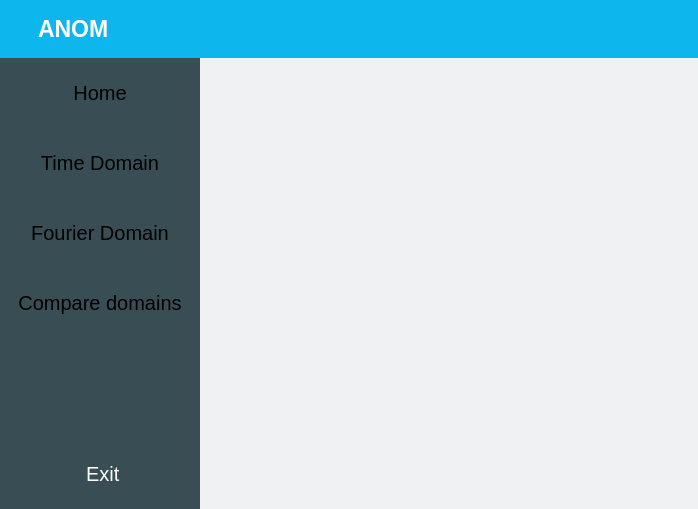
<?xml version="1.0" encoding="UTF-8"?>
<ui version="4.0">
 <class>MainWindow</class>
 <widget class="QMainWindow" name="MainWindow">
  <property name="geometry">
   <rect>
    <x>0</x>
    <y>0</y>
    <width>698</width>
    <height>509</height>
   </rect>
  </property>
  <property name="windowTitle">
   <string>MainWindow</string>
  </property>
  <property name="styleSheet">
   <string notr="true">*{
border:none;
padding:2px;
}</string>
  </property>
  <widget class="QWidget" name="centralwidget">
   <property name="styleSheet">
    <string notr="true"/>
   </property>
   <layout class="QVBoxLayout" name="verticalLayout">
    <property name="spacing">
     <number>0</number>
    </property>
    <property name="leftMargin">
     <number>0</number>
    </property>
    <property name="topMargin">
     <number>0</number>
    </property>
    <property name="rightMargin">
     <number>0</number>
    </property>
    <property name="bottomMargin">
     <number>0</number>
    </property>
    <item>
     <widget class="QFrame" name="ToolBar">
      <property name="sizePolicy">
       <sizepolicy hsizetype="Expanding" vsizetype="Fixed">
        <horstretch>0</horstretch>
        <verstretch>0</verstretch>
       </sizepolicy>
      </property>
      <property name="autoFillBackground">
       <bool>false</bool>
      </property>
      <property name="styleSheet">
       <string notr="true">background-color: #0db7ed;</string>
      </property>
      <property name="frameShape">
       <enum>QFrame::StyledPanel</enum>
      </property>
      <property name="frameShadow">
       <enum>QFrame::Raised</enum>
      </property>
      <layout class="QHBoxLayout" name="horizontalLayout">
       <property name="spacing">
        <number>3</number>
       </property>
       <property name="leftMargin">
        <number>0</number>
       </property>
       <property name="topMargin">
        <number>0</number>
       </property>
       <property name="rightMargin">
        <number>0</number>
       </property>
       <property name="bottomMargin">
        <number>0</number>
       </property>
       <item>
        <widget class="QFrame" name="Logo">
         <property name="sizePolicy">
          <sizepolicy hsizetype="Fixed" vsizetype="Preferred">
           <horstretch>0</horstretch>
           <verstretch>0</verstretch>
          </sizepolicy>
         </property>
         <property name="maximumSize">
          <size>
           <width>300</width>
           <height>70</height>
          </size>
         </property>
         <property name="frameShape">
          <enum>QFrame::StyledPanel</enum>
         </property>
         <property name="frameShadow">
          <enum>QFrame::Raised</enum>
         </property>
         <layout class="QVBoxLayout" name="verticalLayout_2">
          <property name="leftMargin">
           <number>9</number>
          </property>
          <property name="topMargin">
           <number>6</number>
          </property>
          <property name="rightMargin">
           <number>0</number>
          </property>
          <item>
           <widget class="QLabel" name="logo_img">
            <property name="maximumSize">
             <size>
              <width>300</width>
              <height>70</height>
             </size>
            </property>
            <property name="font">
             <font>
              <pointsize>20</pointsize>
              <bold>true</bold>
             </font>
            </property>
            <property name="styleSheet">
             <string notr="true">color:white;</string>
            </property>
            <property name="text">
             <string/>
            </property>
            <property name="pixmap">
             <pixmap resource="assets/icons.qrc">:/icons/stats-free-icon-font (1).png</pixmap>
            </property>
           </widget>
          </item>
         </layout>
        </widget>
       </item>
       <item>
        <widget class="QLabel" name="logo_name">
         <property name="sizePolicy">
          <sizepolicy hsizetype="Preferred" vsizetype="Fixed">
           <horstretch>0</horstretch>
           <verstretch>0</verstretch>
          </sizepolicy>
         </property>
         <property name="font">
          <font>
           <pointsize>17</pointsize>
           <bold>true</bold>
          </font>
         </property>
         <property name="styleSheet">
          <string notr="true">color:white;
padding:0 px;</string>
         </property>
         <property name="text">
          <string>ANOM</string>
         </property>
        </widget>
       </item>
       <item>
        <spacer name="horizontalSpacer">
         <property name="orientation">
          <enum>Qt::Horizontal</enum>
         </property>
         <property name="sizeType">
          <enum>QSizePolicy::Fixed</enum>
         </property>
         <property name="sizeHint" stdset="0">
          <size>
           <width>75</width>
           <height>10</height>
          </size>
         </property>
        </spacer>
       </item>
       <item>
        <widget class="QFrame" name="Icons">
         <property name="sizePolicy">
          <sizepolicy hsizetype="Expanding" vsizetype="Fixed">
           <horstretch>0</horstretch>
           <verstretch>0</verstretch>
          </sizepolicy>
         </property>
         <property name="frameShape">
          <enum>QFrame::StyledPanel</enum>
         </property>
         <property name="frameShadow">
          <enum>QFrame::Raised</enum>
         </property>
         <layout class="QHBoxLayout" name="horizontalLayout_2">
          <property name="leftMargin">
           <number>0</number>
          </property>
          <property name="topMargin">
           <number>0</number>
          </property>
          <property name="rightMargin">
           <number>0</number>
          </property>
          <property name="bottomMargin">
           <number>0</number>
          </property>
          <item>
           <widget class="QFrame" name="sidebar_icon">
            <property name="maximumSize">
             <size>
              <width>500</width>
              <height>50</height>
             </size>
            </property>
            <property name="styleSheet">
             <string notr="true"/>
            </property>
            <property name="frameShape">
             <enum>QFrame::StyledPanel</enum>
            </property>
            <property name="frameShadow">
             <enum>QFrame::Raised</enum>
            </property>
            <layout class="QHBoxLayout" name="horizontalLayout_4">
             <property name="spacing">
              <number>0</number>
             </property>
             <property name="leftMargin">
              <number>0</number>
             </property>
             <property name="topMargin">
              <number>0</number>
             </property>
             <property name="rightMargin">
              <number>0</number>
             </property>
             <property name="bottomMargin">
              <number>0</number>
             </property>
             <item alignment="Qt::AlignLeft|Qt::AlignTop">
              <widget class="QPushButton" name="pushButton_4">
               <property name="text">
                <string/>
               </property>
               <property name="icon">
                <iconset resource="assets/icons.qrc">
                 <normaloff>:/icons/align-justify-free-icon-font.png</normaloff>:/icons/align-justify-free-icon-font.png</iconset>
               </property>
               <property name="iconSize">
                <size>
                 <width>20</width>
                 <height>20</height>
                </size>
               </property>
              </widget>
             </item>
            </layout>
           </widget>
          </item>
          <item alignment="Qt::AlignTop">
           <widget class="QFrame" name="control_icons">
            <property name="sizePolicy">
             <sizepolicy hsizetype="Maximum" vsizetype="Preferred">
              <horstretch>0</horstretch>
              <verstretch>0</verstretch>
             </sizepolicy>
            </property>
            <property name="maximumSize">
             <size>
              <width>150</width>
              <height>50</height>
             </size>
            </property>
            <property name="frameShape">
             <enum>QFrame::StyledPanel</enum>
            </property>
            <property name="frameShadow">
             <enum>QFrame::Raised</enum>
            </property>
            <layout class="QHBoxLayout" name="horizontalLayout_3">
             <property name="spacing">
              <number>0</number>
             </property>
             <property name="leftMargin">
              <number>0</number>
             </property>
             <property name="topMargin">
              <number>0</number>
             </property>
             <property name="rightMargin">
              <number>0</number>
             </property>
             <property name="bottomMargin">
              <number>0</number>
             </property>
             <item alignment="Qt::AlignRight|Qt::AlignTop">
              <widget class="QPushButton" name="minimize">
               <property name="text">
                <string/>
               </property>
               <property name="icon">
                <iconset resource="assets/icons.qrc">
                 <normaloff>:/icons/minus-free-icon-font.svg</normaloff>:/icons/minus-free-icon-font.svg</iconset>
               </property>
               <property name="iconSize">
                <size>
                 <width>20</width>
                 <height>20</height>
                </size>
               </property>
              </widget>
             </item>
             <item alignment="Qt::AlignRight|Qt::AlignVCenter">
              <widget class="QPushButton" name="expand">
               <property name="text">
                <string/>
               </property>
               <property name="icon">
                <iconset resource="assets/icons.qrc">
                 <normaloff>:/icons/expand-arrows-free-icon-font.svg</normaloff>:/icons/expand-arrows-free-icon-font.svg</iconset>
               </property>
               <property name="iconSize">
                <size>
                 <width>20</width>
                 <height>20</height>
                </size>
               </property>
              </widget>
             </item>
             <item alignment="Qt::AlignRight|Qt::AlignTop">
              <widget class="QPushButton" name="out">
               <property name="text">
                <string/>
               </property>
               <property name="icon">
                <iconset resource="assets/icons.qrc">
                 <normaloff>:/icons/cross-free-icon-font.svg</normaloff>:/icons/cross-free-icon-font.svg</iconset>
               </property>
               <property name="iconSize">
                <size>
                 <width>20</width>
                 <height>20</height>
                </size>
               </property>
              </widget>
             </item>
            </layout>
           </widget>
          </item>
         </layout>
        </widget>
       </item>
      </layout>
     </widget>
    </item>
    <item>
     <widget class="QFrame" name="Body">
      <property name="styleSheet">
       <string notr="true">background-color:#F0F1F3;
padding:0px;</string>
      </property>
      <property name="frameShape">
       <enum>QFrame::StyledPanel</enum>
      </property>
      <property name="frameShadow">
       <enum>QFrame::Raised</enum>
      </property>
      <layout class="QHBoxLayout" name="horizontalLayout_5">
       <property name="spacing">
        <number>0</number>
       </property>
       <property name="sizeConstraint">
        <enum>QLayout::SetNoConstraint</enum>
       </property>
       <property name="leftMargin">
        <number>0</number>
       </property>
       <property name="topMargin">
        <number>0</number>
       </property>
       <property name="rightMargin">
        <number>0</number>
       </property>
       <property name="bottomMargin">
        <number>0</number>
       </property>
       <item>
        <widget class="QFrame" name="frame">
         <property name="frameShape">
          <enum>QFrame::StyledPanel</enum>
         </property>
         <property name="frameShadow">
          <enum>QFrame::Raised</enum>
         </property>
         <layout class="QHBoxLayout" name="horizontalLayout_6">
          <property name="spacing">
           <number>0</number>
          </property>
          <property name="leftMargin">
           <number>0</number>
          </property>
          <property name="topMargin">
           <number>0</number>
          </property>
          <property name="rightMargin">
           <number>0</number>
          </property>
          <property name="bottomMargin">
           <number>0</number>
          </property>
          <item>
           <widget class="QFrame" name="left_body">
            <property name="minimumSize">
             <size>
              <width>200</width>
              <height>0</height>
             </size>
            </property>
            <property name="maximumSize">
             <size>
              <width>200</width>
              <height>16777215</height>
             </size>
            </property>
            <property name="styleSheet">
             <string notr="true">background-color:#384d54;</string>
            </property>
            <property name="frameShape">
             <enum>QFrame::StyledPanel</enum>
            </property>
            <property name="frameShadow">
             <enum>QFrame::Raised</enum>
            </property>
            <layout class="QVBoxLayout">
             <property name="spacing">
              <number>0</number>
             </property>
             <property name="leftMargin">
              <number>0</number>
             </property>
             <property name="topMargin">
              <number>0</number>
             </property>
             <property name="rightMargin">
              <number>0</number>
             </property>
             <property name="bottomMargin">
              <number>0</number>
             </property>
             <item alignment="Qt::AlignTop">
              <widget class="QFrame" name="choices">
               <property name="frameShape">
                <enum>QFrame::StyledPanel</enum>
               </property>
               <property name="frameShadow">
                <enum>QFrame::Raised</enum>
               </property>
               <layout class="QVBoxLayout" name="verticalLayout_4">
                <property name="spacing">
                 <number>0</number>
                </property>
                <property name="leftMargin">
                 <number>0</number>
                </property>
                <property name="topMargin">
                 <number>0</number>
                </property>
                <property name="rightMargin">
                 <number>0</number>
                </property>
                <property name="bottomMargin">
                 <number>0</number>
                </property>
                <item alignment="Qt::AlignTop">
                 <widget class="QPushButton" name="pushButton">
                  <property name="minimumSize">
                   <size>
                    <width>0</width>
                    <height>70</height>
                   </size>
                  </property>
                  <property name="maximumSize">
                   <size>
                    <width>16777215</width>
                    <height>70</height>
                   </size>
                  </property>
                  <property name="font">
                   <font>
                    <pointsize>15</pointsize>
                   </font>
                  </property>
                  <property name="text">
                   <string>Home</string>
                  </property>
                  <property name="iconSize">
                   <size>
                    <width>16</width>
                    <height>16</height>
                   </size>
                  </property>
                 </widget>
                </item>
                <item alignment="Qt::AlignTop">
                 <widget class="QPushButton" name="pushButton_2">
                  <property name="minimumSize">
                   <size>
                    <width>0</width>
                    <height>70</height>
                   </size>
                  </property>
                  <property name="maximumSize">
                   <size>
                    <width>16777215</width>
                    <height>70</height>
                   </size>
                  </property>
                  <property name="font">
                   <font>
                    <pointsize>15</pointsize>
                   </font>
                  </property>
                  <property name="text">
                   <string>Time Domain</string>
                  </property>
                 </widget>
                </item>
                <item>
                 <widget class="QPushButton" name="pushButton_3">
                  <property name="minimumSize">
                   <size>
                    <width>0</width>
                    <height>70</height>
                   </size>
                  </property>
                  <property name="maximumSize">
                   <size>
                    <width>16777215</width>
                    <height>70</height>
                   </size>
                  </property>
                  <property name="font">
                   <font>
                    <pointsize>15</pointsize>
                   </font>
                  </property>
                  <property name="text">
                   <string>Fourier Domain</string>
                  </property>
                 </widget>
                </item>
                <item>
                 <widget class="QPushButton" name="pushButton_5">
                  <property name="minimumSize">
                   <size>
                    <width>0</width>
                    <height>70</height>
                   </size>
                  </property>
                  <property name="maximumSize">
                   <size>
                    <width>16777215</width>
                    <height>70</height>
                   </size>
                  </property>
                  <property name="font">
                   <font>
                    <pointsize>15</pointsize>
                   </font>
                  </property>
                  <property name="text">
                   <string>Compare domains</string>
                  </property>
                 </widget>
                </item>
               </layout>
              </widget>
             </item>
             <item>
              <widget class="QFrame" name="out_2">
               <property name="minimumSize">
                <size>
                 <width>0</width>
                 <height>70</height>
                </size>
               </property>
               <property name="maximumSize">
                <size>
                 <width>16777215</width>
                 <height>70</height>
                </size>
               </property>
               <property name="frameShape">
                <enum>QFrame::StyledPanel</enum>
               </property>
               <property name="frameShadow">
                <enum>QFrame::Raised</enum>
               </property>
               <layout class="QHBoxLayout" name="horizontalLayout_7">
                <property name="spacing">
                 <number>0</number>
                </property>
                <property name="leftMargin">
                 <number>0</number>
                </property>
                <property name="topMargin">
                 <number>0</number>
                </property>
                <property name="rightMargin">
                 <number>0</number>
                </property>
                <property name="bottomMargin">
                 <number>0</number>
                </property>
                <item>
                 <widget class="QPushButton" name="out_button">
                  <property name="font">
                   <font>
                    <family>Arial</family>
                    <pointsize>15</pointsize>
                   </font>
                  </property>
                  <property name="styleSheet">
                   <string notr="true">color:white
</string>
                  </property>
                  <property name="text">
                   <string> Exit</string>
                  </property>
                  <property name="icon">
                   <iconset resource="assets/icons.qrc">
                    <normaloff>:/icons/sign-out-free-icon-font.png</normaloff>:/icons/sign-out-free-icon-font.png</iconset>
                  </property>
                  <property name="iconSize">
                   <size>
                    <width>30</width>
                    <height>30</height>
                   </size>
                  </property>
                 </widget>
                </item>
               </layout>
              </widget>
             </item>
            </layout>
           </widget>
          </item>
          <item>
           <widget class="QFrame" name="right_body">
            <property name="frameShape">
             <enum>QFrame::StyledPanel</enum>
            </property>
            <property name="frameShadow">
             <enum>QFrame::Raised</enum>
            </property>
            <layout class="QVBoxLayout" name="verticalLayout_3">
             <property name="spacing">
              <number>0</number>
             </property>
             <property name="leftMargin">
              <number>0</number>
             </property>
             <property name="topMargin">
              <number>0</number>
             </property>
             <property name="rightMargin">
              <number>0</number>
             </property>
             <property name="bottomMargin">
              <number>0</number>
             </property>
             <item>
              <widget class="QFrame" name="monthes">
               <property name="frameShape">
                <enum>QFrame::StyledPanel</enum>
               </property>
               <property name="frameShadow">
                <enum>QFrame::Raised</enum>
               </property>
              </widget>
             </item>
             <item>
              <widget class="QFrame" name="graphs">
               <property name="frameShape">
                <enum>QFrame::StyledPanel</enum>
               </property>
               <property name="frameShadow">
                <enum>QFrame::Raised</enum>
               </property>
              </widget>
             </item>
            </layout>
           </widget>
          </item>
         </layout>
        </widget>
       </item>
      </layout>
     </widget>
    </item>
   </layout>
  </widget>
 </widget>
 <resources>
  <include location="assets/icons.qrc"/>
 </resources>
 <connections/>
</ui>
